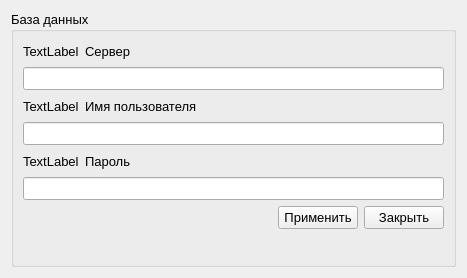
<?xml version="1.0" encoding="UTF-8"?>
<ui version="4.0">
 <class>Settings</class>
 <widget class="QWidget" name="Settings">
  <property name="windowModality">
   <enum>Qt::ApplicationModal</enum>
  </property>
  <property name="geometry">
   <rect>
    <x>0</x>
    <y>0</y>
    <width>467</width>
    <height>278</height>
   </rect>
  </property>
  <property name="font">
   <font>
    <family>Segoe UI</family>
    <pointsize>10</pointsize>
   </font>
  </property>
  <property name="windowTitle">
   <string>Form</string>
  </property>
  <layout class="QGridLayout" name="gridLayout_3">
   <item row="0" column="0">
    <widget class="QGroupBox" name="groupBox">
     <property name="font">
      <font>
       <family>Segoe UI</family>
       <pointsize>10</pointsize>
      </font>
     </property>
     <property name="title">
      <string>База данных</string>
     </property>
     <layout class="QGridLayout" name="gridLayout_2">
      <item row="0" column="0">
       <layout class="QVBoxLayout" name="verticalLayout_6">
        <item>
         <layout class="QHBoxLayout" name="horizontalLayout_8">
          <item>
           <widget class="QLabel" name="serverIconPixmap">
            <property name="text">
             <string>TextLabel</string>
            </property>
           </widget>
          </item>
          <item>
           <widget class="QLabel" name="label_6">
            <property name="font">
             <font>
              <family>Segoe UI</family>
              <pointsize>10</pointsize>
             </font>
            </property>
            <property name="text">
             <string>Сервер</string>
            </property>
           </widget>
          </item>
          <item>
           <spacer name="horizontalSpacer_8">
            <property name="orientation">
             <enum>Qt::Horizontal</enum>
            </property>
            <property name="sizeHint" stdset="0">
             <size>
              <width>40</width>
              <height>20</height>
             </size>
            </property>
           </spacer>
          </item>
         </layout>
        </item>
        <item>
         <widget class="QLineEdit" name="serverNameLineEdit">
          <property name="font">
           <font>
            <family>Segoe UI</family>
            <pointsize>10</pointsize>
           </font>
          </property>
         </widget>
        </item>
       </layout>
      </item>
      <item row="4" column="0">
       <spacer name="verticalSpacer_2">
        <property name="orientation">
         <enum>Qt::Vertical</enum>
        </property>
        <property name="sizeHint" stdset="0">
         <size>
          <width>20</width>
          <height>40</height>
         </size>
        </property>
       </spacer>
      </item>
      <item row="2" column="0">
       <layout class="QVBoxLayout" name="verticalLayout_5">
        <item>
         <layout class="QHBoxLayout" name="horizontalLayout_7">
          <item>
           <widget class="QLabel" name="passwordIconPixMap">
            <property name="text">
             <string>TextLabel</string>
            </property>
           </widget>
          </item>
          <item>
           <widget class="QLabel" name="label_5">
            <property name="font">
             <font>
              <family>Segoe UI</family>
              <pointsize>10</pointsize>
             </font>
            </property>
            <property name="text">
             <string>Пароль</string>
            </property>
           </widget>
          </item>
          <item>
           <spacer name="horizontalSpacer_7">
            <property name="orientation">
             <enum>Qt::Horizontal</enum>
            </property>
            <property name="sizeHint" stdset="0">
             <size>
              <width>40</width>
              <height>20</height>
             </size>
            </property>
           </spacer>
          </item>
         </layout>
        </item>
        <item>
         <widget class="QLineEdit" name="passwordLineEdit">
          <property name="font">
           <font>
            <family>Segoe UI</family>
            <pointsize>10</pointsize>
           </font>
          </property>
         </widget>
        </item>
       </layout>
      </item>
      <item row="1" column="0">
       <layout class="QVBoxLayout" name="verticalLayout_4">
        <item>
         <layout class="QHBoxLayout" name="horizontalLayout_6">
          <item>
           <widget class="QLabel" name="userNameIconPixMap">
            <property name="text">
             <string>TextLabel</string>
            </property>
           </widget>
          </item>
          <item>
           <widget class="QLabel" name="label_4">
            <property name="font">
             <font>
              <family>Segoe UI</family>
              <pointsize>10</pointsize>
             </font>
            </property>
            <property name="text">
             <string>Имя пользователя</string>
            </property>
           </widget>
          </item>
          <item>
           <spacer name="horizontalSpacer_6">
            <property name="orientation">
             <enum>Qt::Horizontal</enum>
            </property>
            <property name="sizeHint" stdset="0">
             <size>
              <width>40</width>
              <height>20</height>
             </size>
            </property>
           </spacer>
          </item>
         </layout>
        </item>
        <item>
         <widget class="QLineEdit" name="userNameLineEdit">
          <property name="font">
           <font>
            <family>Segoe UI</family>
            <pointsize>10</pointsize>
           </font>
          </property>
         </widget>
        </item>
       </layout>
      </item>
      <item row="3" column="0">
       <layout class="QHBoxLayout" name="horizontalLayout_5">
        <item>
         <spacer name="horizontalSpacer_5">
          <property name="orientation">
           <enum>Qt::Horizontal</enum>
          </property>
          <property name="sizeHint" stdset="0">
           <size>
            <width>40</width>
            <height>20</height>
           </size>
          </property>
         </spacer>
        </item>
        <item>
         <widget class="QPushButton" name="applyPushButton">
          <property name="font">
           <font>
            <family>Segoe UI</family>
            <pointsize>10</pointsize>
           </font>
          </property>
          <property name="text">
           <string>Применить</string>
          </property>
         </widget>
        </item>
        <item>
         <widget class="QPushButton" name="cancelPushButton">
          <property name="font">
           <font>
            <family>Segoe UI</family>
            <pointsize>10</pointsize>
           </font>
          </property>
          <property name="text">
           <string>Закрыть</string>
          </property>
         </widget>
        </item>
       </layout>
      </item>
     </layout>
    </widget>
   </item>
  </layout>
 </widget>
 <resources/>
 <connections/>
</ui>
